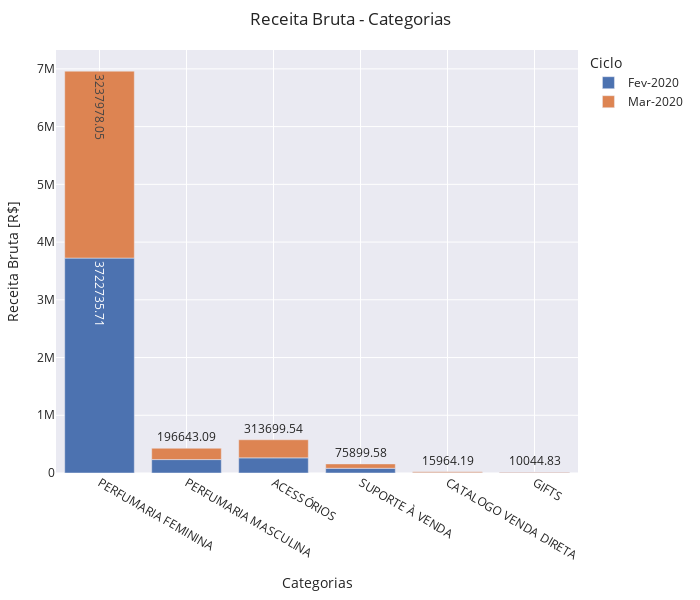

Notebook cell for this chart:
### Markdown cell above
## Analise da categoria

### Code cell
categoria = base.groupby(['Produto_Categoria', 'Ciclo']).\
    agg({'Receita_Bruta':'sum', 'Receita_Liquida':'sum', \
        'Desconto':'sum', 'Pedido_Valor_Volume':'sum'}).round(3).reset_index().\
    rename(columns={"Pedido_Valor_Volume": "Qtde_itens"}).sort_values(by='Qtde_itens', ascending=False)

fig = px.bar(categoria, x="Produto_Categoria", y="Receita_Bruta", \
    text="Receita_Bruta", color="Ciclo", hover_data=['Ciclo', 'Qtde_itens'], template="seaborn")

fig.update_layout(
    margin=dict(l=20, r=50, t=50, b=20),
    title = 'Receita Bruta - Categorias',
    xaxis_title="Categorias",
    yaxis_title="Receita Bruta [R$]",
    legend_title="Ciclo",
    width=700, 
    height=600,
    uniformtext_minsize=10, 
    uniformtext_mode='hide',
)
fig.show()

### Figure 1 — Plotly figure (JSON) as saved in the notebook; plotly's stock layout.template omitted (floating-point values rounded to 4 significant figures)
{"data": [{"alignmentgroup": "True", "customdata": [["Fev-2020", 25967], ["Fev-2020", 7397], ["Fev-2020", 6700], ["Fev-2020", 4592], ["Fev-2020", 1620], ["Fev-2020", 360]], "hovertemplate": "Ciclo=%{customdata[0]}<br>Produto_Categoria=%{x}<br>Receita_Bruta=%{text}<br>Qtde_itens=%{customdata[1]}<extra></extra>", "legendgroup": "Fev-2020", "marker": {"color": "rgb(76,114,176)", "pattern": {"shape": ""}}, "name": "Fev-2020", "offsetgroup": "Fev-2020", "orientation": "v", "showlegend": true, "text": [3723000.0, 232400.0, 262100.0, 81630.0, 6237, 8056.0], "textposition": "auto", "type": "bar", "x": ["PERFUMARIA FEMININA", "PERFUMARIA MASCULINA", "ACESSÓRIOS", "SUPORTE À VENDA", "CATALOGO VENDA DIRETA", "GIFTS"], "xaxis": "x", "y": [3723000.0, 232400.0, 262100.0, 81630.0, 6237, 8056.0], "yaxis": "y"}, {"alignmentgroup": "True", "customdata": [["Mar-2020", 22536], ["Mar-2020", 10063], ["Mar-2020", 5368], ["Mar-2020", 5024], ["Mar-2020", 4147], ["Mar-2020", 454]], "hovertemplate": "Ciclo=%{customdata[0]}<br>Produto_Categoria=%{x}<br>Receita_Bruta=%{text}<br>Qtde_itens=%{customdata[1]}<extra></extra>", "legendgroup": "Mar-2020", "marker": {"color": "rgb(221,132,82)", "pattern": {"shape": ""}}, "name": "Mar-2020", "offsetgroup": "Mar-2020", "orientation": "v", "showlegend": true, "text": [3238000.0, 313700.0, 196600.0, 75900.0, 15960.0, 10040.0], "textposition": "auto", "type": "bar", "x": ["PERFUMARIA FEMININA", "ACESSÓRIOS", "PERFUMARIA MASCULINA", "SUPORTE À VENDA", "CATALOGO VENDA DIRETA", "GIFTS"], "xaxis": "x", "y": [3238000.0, 313700.0, 196600.0, 75900.0, 15960.0, 10040.0], "yaxis": "y"}], "layout": {"barmode": "relative", "height": 600, "legend": {"title": {"text": "Ciclo"}, "tracegroupgap": 0}, "margin": {"b": 20, "l": 20, "r": 50, "t": 50}, "title": {"text": "Receita Bruta - Categorias"}, "uniformtext": {"minsize": 10, "mode": "hide"}, "width": 700, "xaxis": {"anchor": "y", "domain": [0, 1], "title": {"text": "Categorias"}}, "yaxis": {"anchor": "x", "domain": [0, 1], "title": {"text": "Receita Bruta [R$]"}}}}
